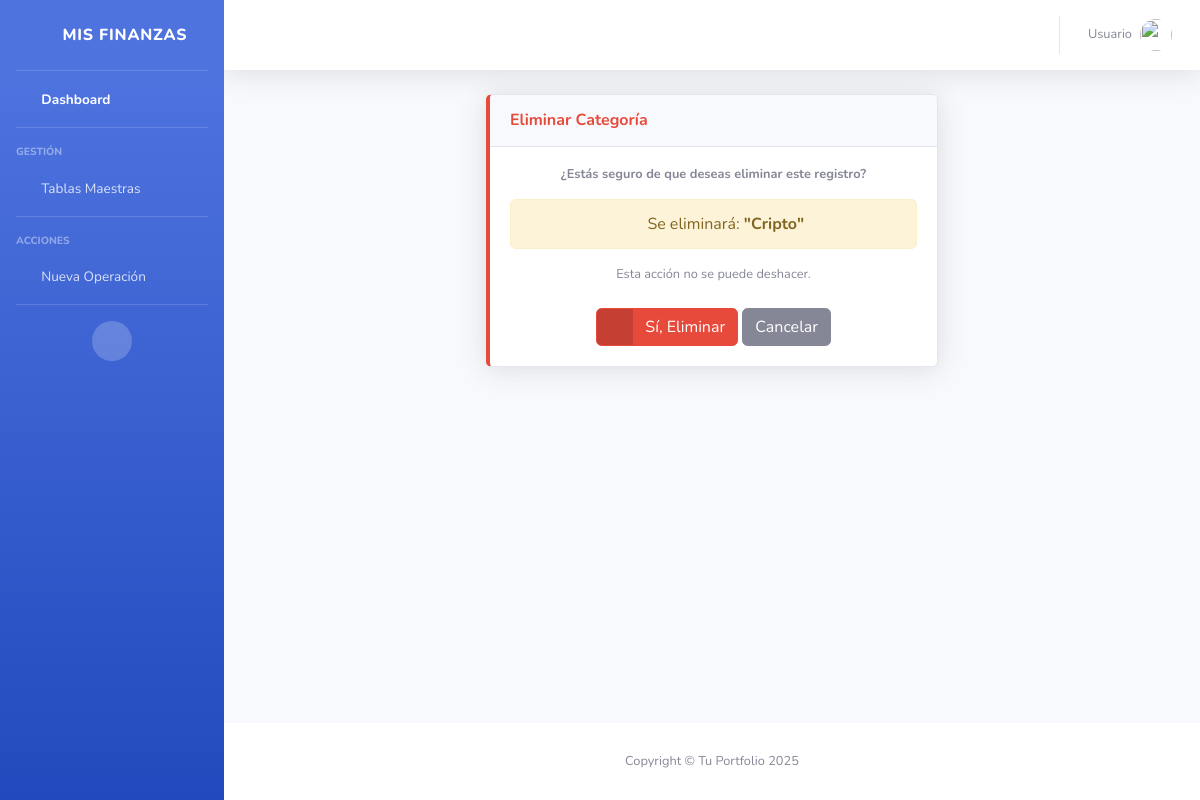
The page /categorias/eliminar/1/ on the database as committed earlier.
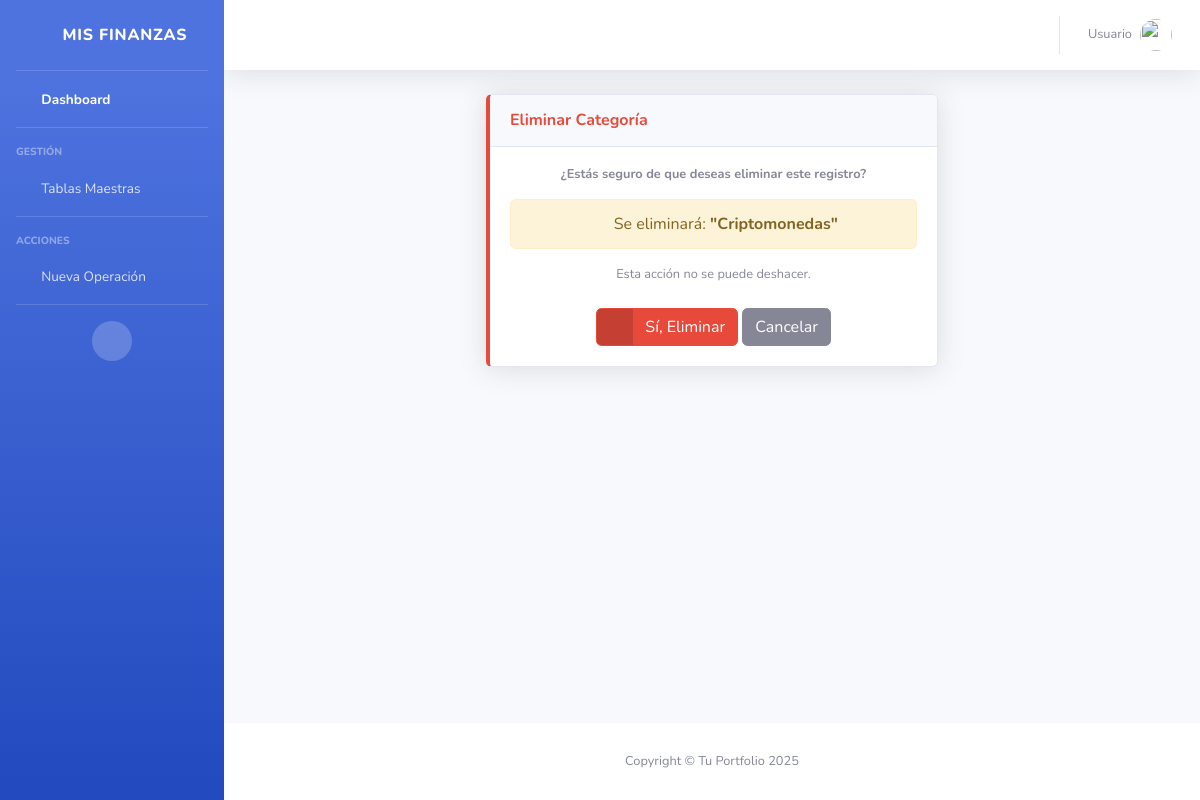
The same page on the database as committed later.
### inversiones/models.py (models this page shows)
class Categoria(models.Model):
    nombre = models.CharField(max_length=50) # Ej: Cripto, Acciones
    def __str__(self):
        return self.nombre

### inversiones/views.py (the view)
# urls.py: path('categorias/eliminar/<int:pk>/', CategoriaDeleteView.as_view(), name='eliminar_categoria'),
class CategoriaDeleteView(DeleteView):
    model = Categoria
    template_name = 'inversiones/eliminar_generico.html'
    success_url = reverse_lazy('categoria_list')
    def get_context_data(self, **kwargs):
        context = super().get_context_data(**kwargs)
        context['titulo'] = "Eliminar Categoría"
        context['cancel_url'] = reverse_lazy('categoria_list')
        return context

### inversiones/templates/inversiones/eliminar_generico.html (shortened to what this page needs)
{% extends 'inversiones/index.html' %}
{% block content %}
<div class="container-fluid">
    <div class="row justify-content-center">
        <div class="col-lg-6">
            <div class="card shadow mb-4 border-left-danger">
                <div class="card-header py-3">
                    <h6 class="m-0 font-weight-bold text-danger">{{ titulo|default:"Eliminar Registro" }}</h6>
                </div>
                <div class="card-body text-center">
                    <h4 class="small font-weight-bold mb-3">¿Estás seguro de que deseas eliminar este registro?</h4>
                    <div class="alert alert-warning" role="alert">
                        <i class="fas fa-exclamation-triangle mr-2"></i>
                        Se eliminará: <strong>"{{ object }}"</strong>
                    </div>
                    <p class="small text-muted mb-4">
                        Esta acción no se puede deshacer.
                    </p>
                    <form method="post">
                        <button type="submit" class="btn btn-danger btn-icon-split">
                            <span class="icon text-white-50"><i class="fas fa-trash"></i></span>
                            <span class="text">Sí, Eliminar</span>
                        </button>
                        <a href="{{ cancel_url }}" class="btn btn-secondary btn-icon-split">
                            <span class="text">Cancelar</span>
                        </a>
                    </form>
                </div>
            </div>
        </div>
    </div>
</div>
{% endblock %}

Rows that differ between the two databases and show on the page:
changed Categoria: nombre "Cripto" → "Criptomonedas"
